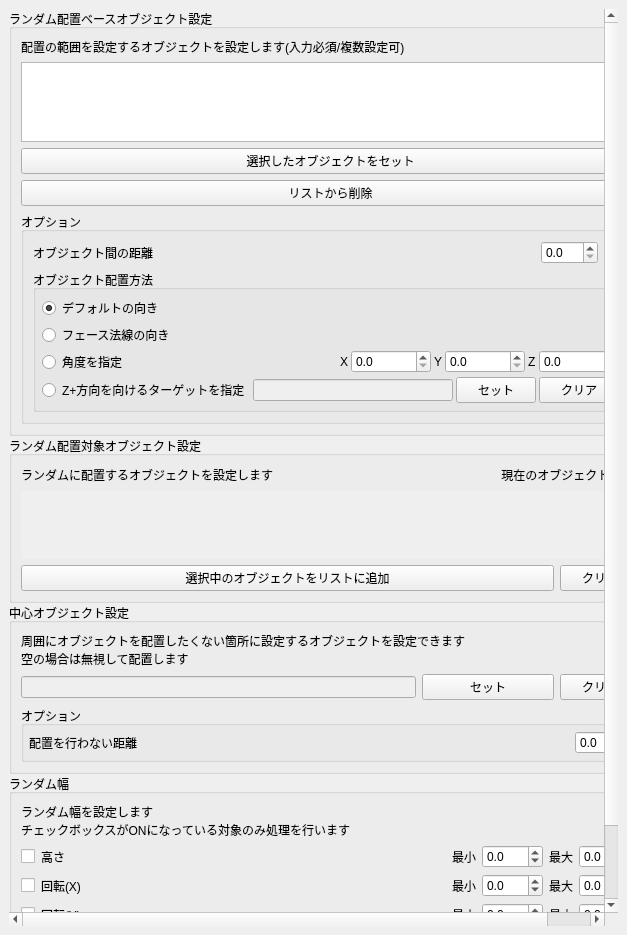
<?xml version="1.0" encoding="UTF-8"?>
<ui version="4.0">
 <class>MainWindow</class>
 <widget class="QMainWindow" name="MainWindow">
  <property name="geometry">
   <rect>
    <x>0</x>
    <y>0</y>
    <width>627</width>
    <height>935</height>
   </rect>
  </property>
  <property name="sizePolicy">
   <sizepolicy hsizetype="Fixed" vsizetype="Preferred">
    <horstretch>0</horstretch>
    <verstretch>0</verstretch>
   </sizepolicy>
  </property>
  <property name="windowTitle">
   <string>ランダム配置ツール ver1.2.0</string>
  </property>
  <widget class="QWidget" name="centralwidget">
   <layout class="QVBoxLayout" name="centralwidgetLayout" stretch="0">
    <item>
     <widget class="QScrollArea" name="scrollArea">
      <property name="frameShape">
       <enum>QFrame::NoFrame</enum>
      </property>
      <property name="lineWidth">
       <number>0</number>
      </property>
      <property name="widgetResizable">
       <bool>true</bool>
      </property>
      <widget class="QWidget" name="scrollAreaWidgetContents">
       <property name="geometry">
        <rect>
         <x>0</x>
         <y>0</y>
         <width>609</width>
         <height>917</height>
        </rect>
       </property>
       <layout class="QVBoxLayout" name="verticalLayout_4">
        <property name="spacing">
         <number>0</number>
        </property>
        <property name="leftMargin">
         <number>0</number>
        </property>
        <property name="topMargin">
         <number>0</number>
        </property>
        <property name="rightMargin">
         <number>0</number>
        </property>
        <property name="bottomMargin">
         <number>0</number>
        </property>
        <item>
         <widget class="QGroupBox" name="baseObjGroup">
          <property name="sizePolicy">
           <sizepolicy hsizetype="Preferred" vsizetype="Minimum">
            <horstretch>0</horstretch>
            <verstretch>0</verstretch>
           </sizepolicy>
          </property>
          <property name="title">
           <string>ランダム配置ベースオブジェクト設定</string>
          </property>
          <layout class="QVBoxLayout" name="baseObjLayout" stretch="0,0,0">
           <item>
            <widget class="QLabel" name="baseObjDescriptionGroup">
             <property name="text">
              <string>配置の範囲を設定するオブジェクトを設定します(入力必須/複数設定可)</string>
             </property>
            </widget>
           </item>
           <item>
            <layout class="QVBoxLayout" name="verticalLayout">
             <item>
              <widget class="QListWidget" name="baseObjNameListWidget">
               <property name="enabled">
                <bool>true</bool>
               </property>
               <property name="sizePolicy">
                <sizepolicy hsizetype="Expanding" vsizetype="Fixed">
                 <horstretch>0</horstretch>
                 <verstretch>0</verstretch>
                </sizepolicy>
               </property>
               <property name="minimumSize">
                <size>
                 <width>0</width>
                 <height>80</height>
                </size>
               </property>
               <property name="maximumSize">
                <size>
                 <width>16777215</width>
                 <height>80</height>
                </size>
               </property>
               <property name="autoScrollMargin">
                <number>16</number>
               </property>
               <property name="batchSize">
                <number>100</number>
               </property>
              </widget>
             </item>
             <item>
              <widget class="QPushButton" name="setObjNameListButton">
               <property name="text">
                <string>選択したオブジェクトをセット</string>
               </property>
              </widget>
             </item>
             <item>
              <widget class="QPushButton" name="removeObjNameListButton">
               <property name="text">
                <string>リストから削除</string>
               </property>
              </widget>
             </item>
            </layout>
           </item>
           <item>
            <widget class="QGroupBox" name="baseObjOptionGroup">
             <property name="autoFillBackground">
              <bool>false</bool>
             </property>
             <property name="title">
              <string>オプション</string>
             </property>
             <layout class="QVBoxLayout" name="baseObjOptionLayout">
              <property name="spacing">
               <number>6</number>
              </property>
              <property name="leftMargin">
               <number>9</number>
              </property>
              <property name="topMargin">
               <number>9</number>
              </property>
              <property name="rightMargin">
               <number>9</number>
              </property>
              <property name="bottomMargin">
               <number>9</number>
              </property>
              <item>
               <layout class="QHBoxLayout" name="objDistanceLayout">
                <item>
                 <widget class="QLabel" name="objDistanceLabel1">
                  <property name="text">
                   <string>オブジェクト間の距離</string>
                  </property>
                 </widget>
                </item>
                <item>
                 <spacer name="objDistanceSpacer">
                  <property name="orientation">
                   <enum>Qt::Horizontal</enum>
                  </property>
                  <property name="sizeHint" stdset="0">
                   <size>
                    <width>40</width>
                    <height>20</height>
                   </size>
                  </property>
                 </spacer>
                </item>
                <item>
                 <widget class="QDoubleSpinBox" name="objDistanceSpinBox">
                  <property name="decimals">
                   <number>1</number>
                  </property>
                  <property name="maximum">
                   <double>999.000000000000000</double>
                  </property>
                 </widget>
                </item>
                <item>
                 <widget class="QLabel" name="objDistanceLabel2">
                  <property name="text">
                   <string>以上</string>
                  </property>
                 </widget>
                </item>
               </layout>
              </item>
              <item>
               <widget class="QGroupBox" name="placementOptionGroupBox">
                <property name="title">
                 <string>オブジェクト配置方法</string>
                </property>
                <layout class="QHBoxLayout" name="horizontalLayout_18">
                 <property name="leftMargin">
                  <number>6</number>
                 </property>
                 <property name="topMargin">
                  <number>6</number>
                 </property>
                 <property name="rightMargin">
                  <number>6</number>
                 </property>
                 <property name="bottomMargin">
                  <number>6</number>
                 </property>
                 <item>
                  <layout class="QVBoxLayout" name="verticalLayout_3">
                   <property name="spacing">
                    <number>3</number>
                   </property>
                   <item>
                    <widget class="QRadioButton" name="placementSettingRadioButton1">
                     <property name="text">
                      <string>デフォルトの向き</string>
                     </property>
                     <property name="checked">
                      <bool>true</bool>
                     </property>
                    </widget>
                   </item>
                   <item>
                    <widget class="QRadioButton" name="placementSettingRadioButton2">
                     <property name="text">
                      <string>フェース法線の向き</string>
                     </property>
                    </widget>
                   </item>
                   <item>
                    <layout class="QHBoxLayout" name="horizontalLayout_10">
                     <item>
                      <widget class="QRadioButton" name="setRotationRadioButton_2">
                       <property name="text">
                        <string>角度を指定</string>
                       </property>
                      </widget>
                     </item>
                     <item>
                      <spacer name="horizontalSpacer_3">
                       <property name="orientation">
                        <enum>Qt::Horizontal</enum>
                       </property>
                       <property name="sizeHint" stdset="0">
                        <size>
                         <width>80</width>
                         <height>20</height>
                        </size>
                       </property>
                      </spacer>
                     </item>
                     <item>
                      <layout class="QHBoxLayout" name="horizontalLayout_11">
                       <item>
                        <layout class="QHBoxLayout" name="horizontalLayout_12">
                         <item>
                          <widget class="QLabel" name="rotateXLabel_2">
                           <property name="text">
                            <string>X</string>
                           </property>
                          </widget>
                         </item>
                         <item>
                          <widget class="QDoubleSpinBox" name="rotateXSpinBox">
                           <property name="sizePolicy">
                            <sizepolicy hsizetype="Minimum" vsizetype="Fixed">
                             <horstretch>0</horstretch>
                             <verstretch>0</verstretch>
                            </sizepolicy>
                           </property>
                           <property name="minimumSize">
                            <size>
                             <width>80</width>
                             <height>0</height>
                            </size>
                           </property>
                           <property name="decimals">
                            <number>1</number>
                           </property>
                           <property name="maximum">
                            <double>360.000000000000000</double>
                           </property>
                          </widget>
                         </item>
                        </layout>
                       </item>
                       <item>
                        <layout class="QHBoxLayout" name="horizontalLayout_13">
                         <item>
                          <widget class="QLabel" name="rotateYLabel_2">
                           <property name="text">
                            <string>Y</string>
                           </property>
                          </widget>
                         </item>
                         <item>
                          <widget class="QDoubleSpinBox" name="rotateYSpinBox">
                           <property name="minimumSize">
                            <size>
                             <width>80</width>
                             <height>0</height>
                            </size>
                           </property>
                           <property name="decimals">
                            <number>1</number>
                           </property>
                           <property name="maximum">
                            <double>360.000000000000000</double>
                           </property>
                          </widget>
                         </item>
                        </layout>
                       </item>
                       <item>
                        <layout class="QHBoxLayout" name="horizontalLayout_14">
                         <item>
                          <widget class="QLabel" name="rotateZLabel_2">
                           <property name="text">
                            <string>Z</string>
                           </property>
                          </widget>
                         </item>
                         <item>
                          <widget class="QDoubleSpinBox" name="rotateZSpinBox">
                           <property name="minimumSize">
                            <size>
                             <width>80</width>
                             <height>0</height>
                            </size>
                           </property>
                           <property name="decimals">
                            <number>1</number>
                           </property>
                           <property name="maximum">
                            <double>360.000000000000000</double>
                           </property>
                          </widget>
                         </item>
                        </layout>
                       </item>
                      </layout>
                     </item>
                    </layout>
                   </item>
                   <item>
                    <layout class="QHBoxLayout" name="horizontalLayout_15">
                     <item>
                      <widget class="QRadioButton" name="setLookTargetRadioButton_2">
                       <property name="text">
                        <string>Z+方向を向けるターゲットを指定</string>
                       </property>
                      </widget>
                     </item>
                     <item>
                      <spacer name="horizontalSpacer_4">
                       <property name="orientation">
                        <enum>Qt::Horizontal</enum>
                       </property>
                       <property name="sizeHint" stdset="0">
                        <size>
                         <width>40</width>
                         <height>20</height>
                        </size>
                       </property>
                      </spacer>
                     </item>
                     <item>
                      <layout class="QHBoxLayout" name="horizontalLayout_16">
                       <item>
                        <layout class="QHBoxLayout" name="horizontalLayout_17">
                         <item>
                          <widget class="QLineEdit" name="lookTargetLineEdit_2">
                           <property name="enabled">
                            <bool>false</bool>
                           </property>
                           <property name="minimumSize">
                            <size>
                             <width>200</width>
                             <height>0</height>
                            </size>
                           </property>
                          </widget>
                         </item>
                         <item>
                          <widget class="QPushButton" name="lookTargetSetButton">
                           <property name="text">
                            <string>セット</string>
                           </property>
                          </widget>
                         </item>
                         <item>
                          <widget class="QPushButton" name="lookTargetClearButton">
                           <property name="text">
                            <string>クリア</string>
                           </property>
                          </widget>
                         </item>
                        </layout>
                       </item>
                      </layout>
                     </item>
                    </layout>
                   </item>
                  </layout>
                 </item>
                </layout>
               </widget>
              </item>
             </layout>
            </widget>
           </item>
          </layout>
         </widget>
        </item>
        <item>
         <widget class="QGroupBox" name="randObjPlacementGroup">
          <property name="sizePolicy">
           <sizepolicy hsizetype="Preferred" vsizetype="Expanding">
            <horstretch>0</horstretch>
            <verstretch>0</verstretch>
           </sizepolicy>
          </property>
          <property name="autoFillBackground">
           <bool>false</bool>
          </property>
          <property name="title">
           <string>ランダム配置対象オブジェクト設定</string>
          </property>
          <property name="flat">
           <bool>false</bool>
          </property>
          <property name="checkable">
           <bool>false</bool>
          </property>
          <layout class="QVBoxLayout" name="randObjPlacementLayout" stretch="0,0,0">
           <property name="sizeConstraint">
            <enum>QLayout::SetDefaultConstraint</enum>
           </property>
           <item>
            <layout class="QHBoxLayout" name="randObjPlacementDescriptionLayout">
             <item>
              <widget class="QLabel" name="randObjPlacementDescriptionLabel">
               <property name="text">
                <string>ランダムに配置するオブジェクトを設定します</string>
               </property>
              </widget>
             </item>
             <item>
              <spacer name="randObjPlacementDescriptionSpacer">
               <property name="orientation">
                <enum>Qt::Horizontal</enum>
               </property>
               <property name="sizeHint" stdset="0">
                <size>
                 <width>40</width>
                 <height>20</height>
                </size>
               </property>
              </spacer>
             </item>
             <item>
              <widget class="QLabel" name="randObjPlacementNumLabel">
               <property name="text">
                <string>現在のオブジェクト数：0</string>
               </property>
               <property name="alignment">
                <set>Qt::AlignRight|Qt::AlignTrailing|Qt::AlignVCenter</set>
               </property>
              </widget>
             </item>
            </layout>
           </item>
           <item>
            <widget class="QScrollArea" name="randObjPlacementListScroll">
             <property name="frameShape">
              <enum>QFrame::NoFrame</enum>
             </property>
             <property name="frameShadow">
              <enum>QFrame::Plain</enum>
             </property>
             <property name="lineWidth">
              <number>0</number>
             </property>
             <property name="widgetResizable">
              <bool>true</bool>
             </property>
             <widget class="QWidget" name="randObjPlacementListWidget">
              <property name="geometry">
               <rect>
                <x>0</x>
                <y>0</y>
                <width>589</width>
                <height>108</height>
               </rect>
              </property>
              <layout class="QVBoxLayout" name="randObjPlacementListLayout">
               <item>
                <spacer name="randObjPlacementListSpacer">
                 <property name="orientation">
                  <enum>Qt::Vertical</enum>
                 </property>
                 <property name="sizeHint" stdset="0">
                  <size>
                   <width>20</width>
                   <height>40</height>
                  </size>
                 </property>
                </spacer>
               </item>
              </layout>
             </widget>
            </widget>
           </item>
           <item>
            <layout class="QHBoxLayout" name="horizontalLayout_2">
             <property name="topMargin">
              <number>0</number>
             </property>
             <item>
              <widget class="QPushButton" name="randObjPlacementAddListButton">
               <property name="sizePolicy">
                <sizepolicy hsizetype="Minimum" vsizetype="Fixed">
                 <horstretch>0</horstretch>
                 <verstretch>0</verstretch>
                </sizepolicy>
               </property>
               <property name="text">
                <string>選択中のオブジェクトをリストに追加</string>
               </property>
              </widget>
             </item>
             <item>
              <widget class="QPushButton" name="randObjPlacementResetListButton">
               <property name="sizePolicy">
                <sizepolicy hsizetype="Maximum" vsizetype="Fixed">
                 <horstretch>0</horstretch>
                 <verstretch>0</verstretch>
                </sizepolicy>
               </property>
               <property name="text">
                <string>クリア</string>
               </property>
              </widget>
             </item>
            </layout>
           </item>
          </layout>
         </widget>
        </item>
        <item>
         <widget class="QGroupBox" name="centerObjSettingGroup">
          <property name="title">
           <string>中心オブジェクト設定</string>
          </property>
          <layout class="QVBoxLayout" name="verticalLayout_9">
           <item>
            <widget class="QLabel" name="centerObjSettingDescriptionLabel">
             <property name="lineWidth">
              <number>1</number>
             </property>
             <property name="text">
              <string>周囲にオブジェクトを配置したくない箇所に設定するオブジェクトを設定できます
空の場合は無視して配置します</string>
             </property>
            </widget>
           </item>
           <item>
            <layout class="QHBoxLayout" name="centerObjNameLayout" stretch="3,1,0">
             <item>
              <widget class="QLineEdit" name="centerObjNameLineEdit">
               <property name="enabled">
                <bool>false</bool>
               </property>
               <property name="inputMask">
                <string/>
               </property>
               <property name="text">
                <string/>
               </property>
               <property name="readOnly">
                <bool>false</bool>
               </property>
              </widget>
             </item>
             <item>
              <widget class="QPushButton" name="centerObjNameSetButton">
               <property name="text">
                <string>セット</string>
               </property>
              </widget>
             </item>
             <item>
              <widget class="QPushButton" name="centerObjNameClearButton">
               <property name="text">
                <string>クリア</string>
               </property>
              </widget>
             </item>
            </layout>
           </item>
           <item>
            <widget class="QGroupBox" name="centerObjSettingOptionGroup">
             <property name="title">
              <string>オプション</string>
             </property>
             <property name="checkable">
              <bool>false</bool>
             </property>
             <layout class="QVBoxLayout" name="centerObjSettingOptionLayou">
              <property name="leftMargin">
               <number>5</number>
              </property>
              <property name="topMargin">
               <number>5</number>
              </property>
              <property name="rightMargin">
               <number>5</number>
              </property>
              <property name="bottomMargin">
               <number>5</number>
              </property>
              <item>
               <layout class="QHBoxLayout" name="centerObjDistanceLayou">
                <item>
                 <widget class="QLabel" name="centerObjDistanceLabel1">
                  <property name="text">
                   <string>配置を行わない距離</string>
                  </property>
                 </widget>
                </item>
                <item>
                 <spacer name="centerObjDistanceSpace">
                  <property name="orientation">
                   <enum>Qt::Horizontal</enum>
                  </property>
                  <property name="sizeHint" stdset="0">
                   <size>
                    <width>40</width>
                    <height>20</height>
                   </size>
                  </property>
                 </spacer>
                </item>
                <item>
                 <widget class="QDoubleSpinBox" name="centerObjDistanceSpinBox">
                  <property name="decimals">
                   <number>1</number>
                  </property>
                  <property name="maximum">
                   <double>999.000000000000000</double>
                  </property>
                 </widget>
                </item>
               </layout>
              </item>
             </layout>
            </widget>
           </item>
          </layout>
         </widget>
        </item>
        <item>
         <widget class="QGroupBox" name="randSettingOptionGroupBox">
          <property name="sizePolicy">
           <sizepolicy hsizetype="Preferred" vsizetype="Minimum">
            <horstretch>0</horstretch>
            <verstretch>0</verstretch>
           </sizepolicy>
          </property>
          <property name="title">
           <string>ランダム幅</string>
          </property>
          <layout class="QVBoxLayout" name="randSettingOptionLayout">
           <item>
            <widget class="QLabel" name="randSettingOptionDescriptionLabel">
             <property name="text">
              <string>ランダム幅を設定します
チェックボックスがONになっている対象のみ処理を行います</string>
             </property>
            </widget>
           </item>
           <item>
            <layout class="QHBoxLayout" name="randSettingHeightLayout">
             <item>
              <widget class="QCheckBox" name="randSettingHeightCheckBox">
               <property name="text">
                <string/>
               </property>
              </widget>
             </item>
             <item>
              <widget class="QLabel" name="randSettingHeightLabel">
               <property name="text">
                <string>高さ</string>
               </property>
              </widget>
             </item>
             <item>
              <spacer name="randSettingHeightSpacer">
               <property name="orientation">
                <enum>Qt::Horizontal</enum>
               </property>
               <property name="sizeHint" stdset="0">
                <size>
                 <width>40</width>
                 <height>20</height>
                </size>
               </property>
              </spacer>
             </item>
             <item>
              <layout class="QHBoxLayout" name="randSettingHeightMinValueLayout">
               <item>
                <widget class="QLabel" name="randSettingHeightMinValueLabel">
                 <property name="text">
                  <string>最小</string>
                 </property>
                </widget>
               </item>
               <item>
                <widget class="QDoubleSpinBox" name="randSettingHeightMinValueSpinBox">
                 <property name="decimals">
                  <number>1</number>
                 </property>
                 <property name="minimum">
                  <double>-999.000000000000000</double>
                 </property>
                 <property name="maximum">
                  <double>999.000000000000000</double>
                 </property>
                </widget>
               </item>
              </layout>
             </item>
             <item>
              <layout class="QHBoxLayout" name="randSettingHeightMaxValueLayout">
               <item>
                <widget class="QLabel" name="randSettingHeightMaxValueLabel">
                 <property name="text">
                  <string>最大</string>
                 </property>
                </widget>
               </item>
               <item>
                <widget class="QDoubleSpinBox" name="randSettingHeightMaxValueSpinBox">
                 <property name="decimals">
                  <number>1</number>
                 </property>
                 <property name="minimum">
                  <double>-999.000000000000000</double>
                 </property>
                 <property name="maximum">
                  <double>999.000000000000000</double>
                 </property>
                </widget>
               </item>
              </layout>
             </item>
            </layout>
           </item>
           <item>
            <layout class="QHBoxLayout" name="randSettingRotateXLayout">
             <item>
              <widget class="QCheckBox" name="randSettingRotateXCheckBox">
               <property name="text">
                <string/>
               </property>
              </widget>
             </item>
             <item>
              <widget class="QLabel" name="randSettingRotateXLabel">
               <property name="text">
                <string>回転(X)</string>
               </property>
              </widget>
             </item>
             <item>
              <spacer name="randSettingRotateXSpacer">
               <property name="orientation">
                <enum>Qt::Horizontal</enum>
               </property>
               <property name="sizeHint" stdset="0">
                <size>
                 <width>40</width>
                 <height>20</height>
                </size>
               </property>
              </spacer>
             </item>
             <item>
              <layout class="QHBoxLayout" name="randSettingRotateXMinValueLayout">
               <item>
                <widget class="QLabel" name="randSettingRotateXMinValueLabel">
                 <property name="text">
                  <string>最小</string>
                 </property>
                </widget>
               </item>
               <item>
                <widget class="QDoubleSpinBox" name="randSettingRotateXMinValueSpinBox">
                 <property name="decimals">
                  <number>1</number>
                 </property>
                 <property name="minimum">
                  <double>-360.000000000000000</double>
                 </property>
                 <property name="maximum">
                  <double>360.000000000000000</double>
                 </property>
                </widget>
               </item>
              </layout>
             </item>
             <item>
              <layout class="QHBoxLayout" name="randSettingRotateXMaxValueLayout">
               <item>
                <widget class="QLabel" name="randSettingRotateXMaxValueLabel">
                 <property name="text">
                  <string>最大</string>
                 </property>
                </widget>
               </item>
               <item>
                <widget class="QDoubleSpinBox" name="randSettingRotateXMaxValueSpinBox">
                 <property name="decimals">
                  <number>1</number>
                 </property>
                 <property name="minimum">
                  <double>-360.000000000000000</double>
                 </property>
                 <property name="maximum">
                  <double>360.000000000000000</double>
                 </property>
                </widget>
               </item>
              </layout>
             </item>
            </layout>
           </item>
           <item>
            <layout class="QHBoxLayout" name="randSettingRotateYLayout">
             <item>
              <widget class="QCheckBox" name="randSettingRotateYCheckBox">
               <property name="text">
                <string/>
               </property>
              </widget>
             </item>
             <item>
              <widget class="QLabel" name="randSettingRotateYLabel">
               <property name="text">
                <string>回転(Y)</string>
               </property>
              </widget>
             </item>
             <item>
              <spacer name="randSettingRotateYSpacer">
               <property name="orientation">
                <enum>Qt::Horizontal</enum>
               </property>
               <property name="sizeHint" stdset="0">
                <size>
                 <width>40</width>
                 <height>20</height>
                </size>
               </property>
              </spacer>
             </item>
             <item>
              <layout class="QHBoxLayout" name="randSettingRotateYMinValueLayout">
               <item>
                <widget class="QLabel" name="randSettingRotateYMinValueLabel">
                 <property name="text">
                  <string>最小</string>
                 </property>
                </widget>
               </item>
               <item>
                <widget class="QDoubleSpinBox" name="randSettingRotateYMinValueSpinBox">
                 <property name="decimals">
                  <number>1</number>
                 </property>
                 <property name="minimum">
                  <double>-360.000000000000000</double>
                 </property>
                 <property name="maximum">
                  <double>360.000000000000000</double>
                 </property>
                </widget>
               </item>
              </layout>
             </item>
             <item>
              <layout class="QHBoxLayout" name="randSettingRotateYMaxValueLayout">
               <item>
                <widget class="QLabel" name="randSettingRotateYMaxValueLabel">
                 <property name="text">
                  <string>最大</string>
                 </property>
                </widget>
               </item>
               <item>
                <widget class="QDoubleSpinBox" name="randSettingRotateYMaxValueSpinBox">
                 <property name="decimals">
                  <number>1</number>
                 </property>
                 <property name="minimum">
                  <double>-360.000000000000000</double>
                 </property>
                 <property name="maximum">
                  <double>360.000000000000000</double>
                 </property>
                </widget>
               </item>
              </layout>
             </item>
            </layout>
           </item>
           <item>
            <layout class="QHBoxLayout" name="randSettingRotateZLayout">
             <item>
              <widget class="QCheckBox" name="randSettingRotateZCheckBox">
               <property name="text">
                <string/>
               </property>
              </widget>
             </item>
             <item>
              <widget class="QLabel" name="randSettingRotateZLabel">
               <property name="text">
                <string>回転(Z)</string>
               </property>
              </widget>
             </item>
             <item>
              <spacer name="randSettingRotateZSpacer">
               <property name="orientation">
                <enum>Qt::Horizontal</enum>
               </property>
               <property name="sizeHint" stdset="0">
                <size>
                 <width>40</width>
                 <height>20</height>
                </size>
               </property>
              </spacer>
             </item>
             <item>
              <layout class="QHBoxLayout" name="randSettingRotateZMinValueLayout">
               <item>
                <widget class="QLabel" name="randSettingRotateZMinValueLabel">
                 <property name="text">
                  <string>最小</string>
                 </property>
                </widget>
               </item>
               <item>
                <widget class="QDoubleSpinBox" name="randSettingRotateZMinValueSpinBox">
                 <property name="decimals">
                  <number>1</number>
                 </property>
                 <property name="minimum">
                  <double>-360.000000000000000</double>
                 </property>
                 <property name="maximum">
                  <double>360.000000000000000</double>
                 </property>
                </widget>
               </item>
              </layout>
             </item>
             <item>
              <layout class="QHBoxLayout" name="randSettingRotateZMaxValueLayout">
               <item>
                <widget class="QLabel" name="randSettingRotateZMaxValueLabel">
                 <property name="text">
                  <string>最大</string>
                 </property>
                </widget>
               </item>
               <item>
                <widget class="QDoubleSpinBox" name="randSettingRotateZMaxValueSpinBox">
                 <property name="decimals">
                  <number>1</number>
                 </property>
                 <property name="minimum">
                  <double>-360.000000000000000</double>
                 </property>
                 <property name="maximum">
                  <double>360.000000000000000</double>
                 </property>
                </widget>
               </item>
              </layout>
             </item>
            </layout>
           </item>
          </layout>
         </widget>
        </item>
        <item>
         <widget class="QPushButton" name="placementRandomButton">
          <property name="text">
           <string>ランダム配置</string>
          </property>
         </widget>
        </item>
       </layout>
      </widget>
     </widget>
    </item>
   </layout>
  </widget>
 </widget>
 <resources/>
 <connections/>
</ui>
